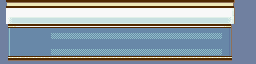

Below is a game level as drawn by its tile map, then a one-line description and the .tmx file that defines it, in full:
An orthogonal 32x8 tile map with 8x8 px tiles, 1 tile layer (Tile Layer 1).

<map version="1.0" orientation="orthogonal" renderorder="right-down" width="32" height="8" tilewidth="8" tileheight="8" nextobjectid="1">
 <tileset firstgid="1" name="MenuTiles" tilewidth="8" tileheight="8">
  <image source="MenuTiles.png" width="256" height="32" />
 </tileset>
 <layer name="Tile Layer 1" width="32" height="8">
  <data encoding="csv">
35,39,39,39,39,39,39,39,39,39,39,39,39,39,39,39,39,39,39,39,39,39,39,39,39,39,39,39,39,40,1,1,
12,15,15,15,15,15,15,15,15,15,15,15,15,15,15,15,15,15,15,15,15,15,15,15,15,15,15,15,15,76,1,1,
12,100,101,101,101,101,101,101,101,101,101,101,101,101,101,101,101,101,101,101,101,101,101,101,101,101,101,101,102,76,1,1,
1,115,116,116,116,116,116,116,116,116,116,116,116,116,116,116,116,116,116,116,116,116,116,116,116,116,116,116,117,1,1,1,
1,118,10,10,10,10,123,124,124,124,124,124,124,124,124,124,124,124,124,124,124,124,124,124,124,124,124,125,119,1,1,1,
1,118,10,10,10,10,10,10,10,10,10,10,10,10,10,10,10,10,10,10,10,10,10,10,10,10,10,10,119,1,1,1,
1,118,10,10,10,10,123,124,124,124,124,124,124,124,124,124,124,124,124,124,124,124,124,124,124,124,124,125,119,1,1,1,
1,33,33,33,33,33,33,33,33,33,33,33,33,33,33,33,33,33,33,33,33,33,33,33,33,33,33,33,33,1,1,1
</data>
 </layer>
</map>
